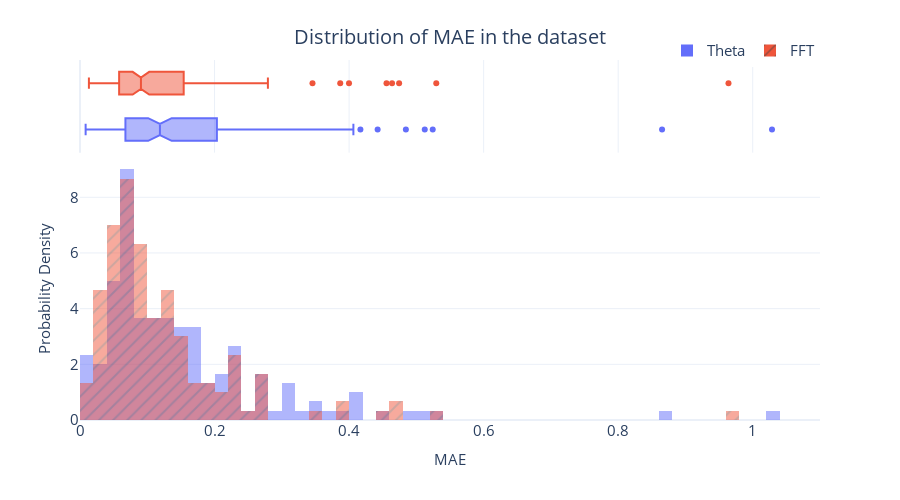

The notebook cell this image was saved under:
### Code cell
fig = px.histogram(baseline_val_metrics_df, 
                   x="MAE", 
                   color="Algorithm",
                   pattern_shape="Algorithm", 
                   marginal="box", 
                   nbins=100, 
                   barmode="overlay",
                   histnorm="probability density")
fig = format_plot(fig, xlabel="MAE", ylabel="Probability Density", title="Distribution of MAE in the dataset")
fig.write_image("imgs/chapter_4/mae_dist.png")
fig.update_layout(xaxis_range=[0,1.1])
fig.show()

### Figure 1 — Plotly figure (JSON) as saved in the notebook; plotly's stock layout.template omitted (floating-point values rounded to 4 significant figures; data arrays with more than 128 entries replaced by an {"elided": "..."} marker saying what was removed)
{"data": [{"alignmentgroup": "True", "bingroup": "x", "histnorm": "probability density", "hovertemplate": "Algorithm=Theta<br>MAE=%{x}<br>probability density=%{y}<extra></extra>", "legendgroup": "Theta", "marker": {"color": "#636efa", "opacity": 0.5, "pattern": {"shape": ""}}, "name": "Theta", "nbinsx": 100, "offsetgroup": "Theta", "orientation": "v", "showlegend": true, "type": "histogram", "x": {"elided": "150 float values"}, "xaxis": "x", "yaxis": "y"}, {"alignmentgroup": "True", "hovertemplate": "Algorithm=Theta<br>MAE=%{x}<extra></extra>", "legendgroup": "Theta", "marker": {"color": "#636efa"}, "name": "Theta", "notched": true, "offsetgroup": "Theta", "showlegend": false, "type": "box", "x": {"elided": "150 float values"}, "xaxis": "x2", "yaxis": "y2"}, {"alignmentgroup": "True", "bingroup": "x", "histnorm": "probability density", "hovertemplate": "Algorithm=FFT<br>MAE=%{x}<br>probability density=%{y}<extra></extra>", "legendgroup": "FFT", "marker": {"color": "#EF553B", "opacity": 0.5, "pattern": {"shape": "/"}}, "name": "FFT", "nbinsx": 100, "offsetgroup": "FFT", "orientation": "v", "showlegend": true, "type": "histogram", "x": {"elided": "150 float values"}, "xaxis": "x", "yaxis": "y"}, {"alignmentgroup": "True", "hovertemplate": "Algorithm=FFT<br>MAE=%{x}<extra></extra>", "legendgroup": "FFT", "marker": {"color": "#EF553B"}, "name": "FFT", "notched": true, "offsetgroup": "FFT", "showlegend": false, "type": "box", "x": {"elided": "150 float values"}, "xaxis": "x2", "yaxis": "y2"}], "layout": {"autosize": false, "barmode": "overlay", "height": 500, "legend": {"font": {"size": 15}, "orientation": "h", "title": {}, "tracegroupgap": 0, "x": 1, "xanchor": "right", "y": 0.98, "yanchor": "bottom"}, "margin": {"t": 60}, "title": {"font": {"size": 20}, "text": "Distribution of MAE in the dataset", "x": 0.5, "xanchor": "center", "yanchor": "top"}, "width": 900, "xaxis": {"anchor": "y", "domain": [0, 1], "range": [0, 1.1], "tickfont": {"size": 15}, "title": {"font": {"size": 15}, "text": "MAE"}, "type": "linear"}, "xaxis2": {"anchor": "y2", "domain": [0, 1], "matches": "x", "showgrid": true, "showticklabels": false, "type": "linear"}, "yaxis": {"anchor": "x", "autorange": true, "domain": [0, 0.7326], "range": [0, 9.474], "tickfont": {"size": 15}, "title": {"font": {"size": 15}, "text": "Probability Density"}}, "yaxis2": {"anchor": "x2", "autorange": true, "domain": [0.7426, 1], "matches": "y2", "range": [-0.5, 1.5], "showgrid": false, "showline": false, "showticklabels": false, "ticks": "", "type": "category"}}}
